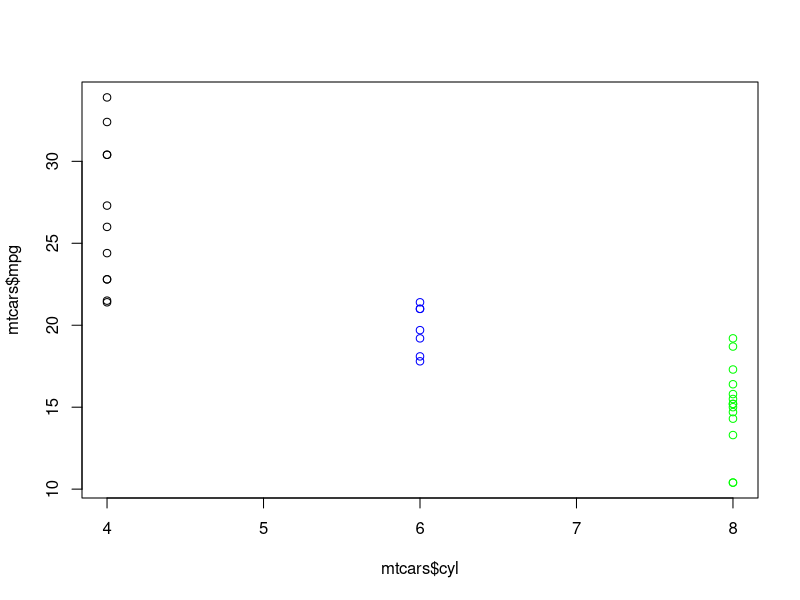

Recreate this plot in R.
k <- kmeans(mtcars[,c(3,4,5,6,7)],3)

# let's build a shiny app around this for day 2.


# a 2-dimensional example
plot(mtcars$cyl,mtcars$mpg,
     col = c("black","blue","green")[k$cluster])
points(k$centers[,"disp"],
       k$centers[,"qsec"],
       col = c("black","blue","red"),
       pch = 10, cex = 2)
